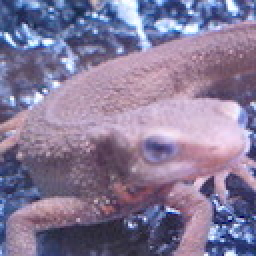
#> input picture Image_Processing_100_Questions/Question_11_20/imori.png, 128 x 128 px (shown 2 times larger)
$ python Q18_emboss_filter.py
#> lines starting #> are read from the running program, lines starting #| are printed output that depends on the picture
#> further down, src is the input picture: shape (128, 128, 3); mean B, G, R 152.8, 121.8, 134.1
import cv2
import numpy as np


def BGR2GRAY(src):
    b = src[..., 0]
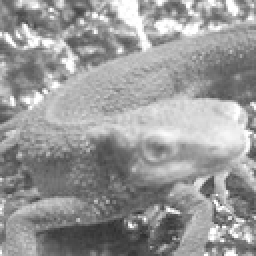
#> b: shape (128, 128) (shown 2 times larger); min 46, max 255, mean 152.8
    g = src[..., 1]
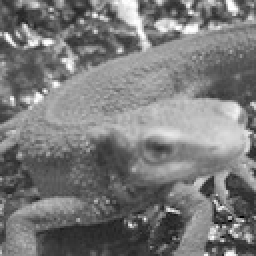
#> g: shape (128, 128) (shown 2 times larger); min 0, max 255, mean 121.8
    r = src[..., 2]
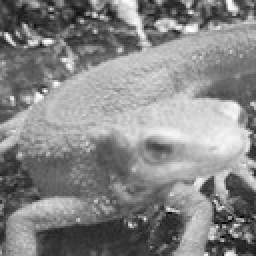
#> r: shape (128, 128) (shown 2 times larger); min 0, max 255, mean 134.1

    gray = 0.2126 * r + 0.7152 * g + 0.0722 * b

    gray = gray.astype(np.uint8)

    return gray


def emboss_filter(src):
    if len(src.shape) == 3:
        height, width, channels = src.shape
    else:
        height, width = src.shape
#> height = 128; width = 128

    kernel_size = 3
    kernel = [[-2, -1, 0], [-1, 1, 1], [0, 1, 2]]

    pad = kernel_size // 2
    src_pad = np.zeros((height + pad * 2, width + pad * 2), np.uint8)
    src_pad[pad: pad + height, pad: pad + width] = src.copy()
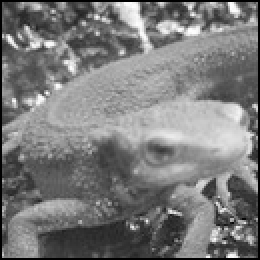
#> src_pad: shape (130, 130) (shown 2 times larger); min 0, max 254, mean 122.3

    out = np.zeros_like(src)

    for i in range(height):
        for j in range(width):
            out[i, j] = np.sum(kernel * src_pad[i: i + kernel_size, j: j + kernel_size])
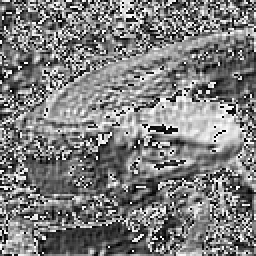
#> out: shape (128, 128) (shown 2 times larger); min 0, max 255, mean 124.9

    out = np.clip(out, 0, 255).astype(np.uint8)

    return out


src = cv2.imread("imori.png")

gray = BGR2GRAY(src)

out = emboss_filter(gray)

cv2.imshow("result", out)
cv2.imwrite("answer18.jpg", out)
cv2.waitKey(0)
cv2.destroyAllWindows()
